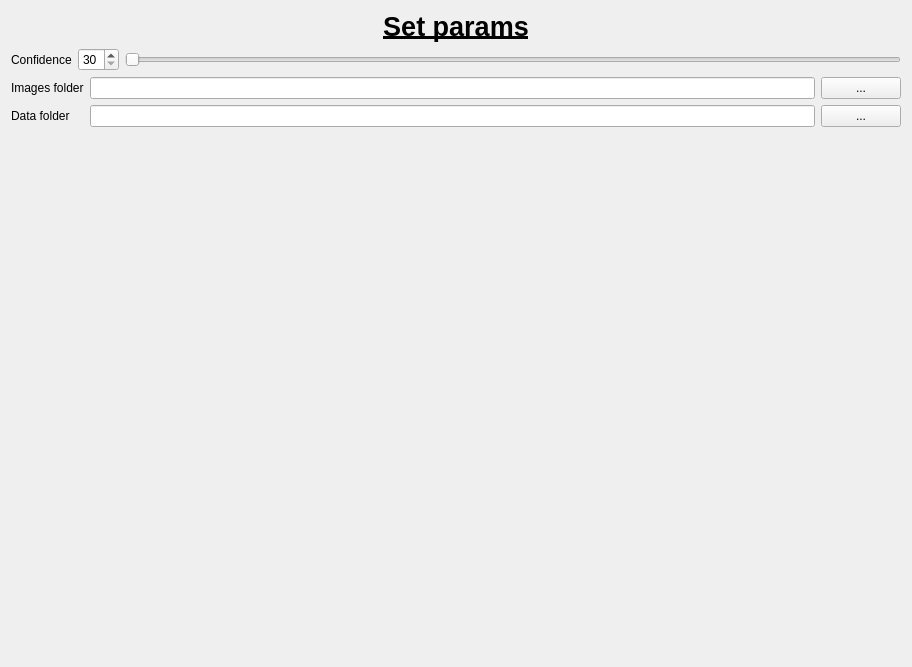
<?xml version="1.0" encoding="UTF-8"?>
<ui version="4.0">
 <class>widget_estimate_many_pose_similarity_params</class>
 <widget class="QWidget" name="widget_estimate_many_pose_similarity_params">
  <property name="geometry">
   <rect>
    <x>0</x>
    <y>0</y>
    <width>912</width>
    <height>667</height>
   </rect>
  </property>
  <property name="windowTitle">
   <string>Form</string>
  </property>
  <layout class="QVBoxLayout" name="verticalLayout">
   <item>
    <widget class="QLabel" name="labelTitle">
     <property name="font">
      <font>
       <pointsize>20</pointsize>
       <bold>true</bold>
       <underline>true</underline>
      </font>
     </property>
     <property name="autoFillBackground">
      <bool>false</bool>
     </property>
     <property name="text">
      <string>Set params</string>
     </property>
     <property name="scaledContents">
      <bool>false</bool>
     </property>
     <property name="alignment">
      <set>Qt::AlignCenter</set>
     </property>
    </widget>
   </item>
   <item>
    <layout class="QHBoxLayout" name="horizontalLayout">
     <item>
      <widget class="QLabel" name="label">
       <property name="text">
        <string>Confidence</string>
       </property>
      </widget>
     </item>
     <item>
      <widget class="QSpinBox" name="spinBoxConfidence">
       <property name="minimum">
        <number>30</number>
       </property>
      </widget>
     </item>
     <item>
      <widget class="QSlider" name="horizontalSliderConfidence">
       <property name="minimum">
        <number>30</number>
       </property>
       <property name="orientation">
        <enum>Qt::Horizontal</enum>
       </property>
      </widget>
     </item>
    </layout>
   </item>
   <item>
    <layout class="QGridLayout" name="gridLayout">
     <item row="0" column="0">
      <widget class="QLabel" name="labelImages">
       <property name="text">
        <string>Images folder</string>
       </property>
      </widget>
     </item>
     <item row="0" column="1">
      <widget class="QLineEdit" name="lineEditImages"/>
     </item>
     <item row="0" column="2">
      <widget class="QPushButton" name="pushButtonImages">
       <property name="text">
        <string>...</string>
       </property>
      </widget>
     </item>
     <item row="1" column="0">
      <widget class="QLabel" name="labelData">
       <property name="text">
        <string>Data folder</string>
       </property>
      </widget>
     </item>
     <item row="1" column="1">
      <widget class="QLineEdit" name="lineEditData"/>
     </item>
     <item row="1" column="2">
      <widget class="QPushButton" name="pushButtonData">
       <property name="text">
        <string>...</string>
       </property>
      </widget>
     </item>
    </layout>
   </item>
   <item>
    <spacer name="verticalSpacer">
     <property name="orientation">
      <enum>Qt::Vertical</enum>
     </property>
     <property name="sizeHint" stdset="0">
      <size>
       <width>20</width>
       <height>512</height>
      </size>
     </property>
    </spacer>
   </item>
  </layout>
 </widget>
 <resources/>
 <connections>
  <connection>
   <sender>spinBoxConfidence</sender>
   <signal>valueChanged(int)</signal>
   <receiver>horizontalSliderConfidence</receiver>
   <slot>setValue(int)</slot>
   <hints>
    <hint type="sourcelabel">
     <x>109</x>
     <y>68</y>
    </hint>
    <hint type="destinationlabel">
     <x>306</x>
     <y>68</y>
    </hint>
   </hints>
  </connection>
  <connection>
   <sender>horizontalSliderConfidence</sender>
   <signal>valueChanged(int)</signal>
   <receiver>spinBoxConfidence</receiver>
   <slot>setValue(int)</slot>
   <hints>
    <hint type="sourcelabel">
     <x>230</x>
     <y>72</y>
    </hint>
    <hint type="destinationlabel">
     <x>109</x>
     <y>59</y>
    </hint>
   </hints>
  </connection>
 </connections>
</ui>
